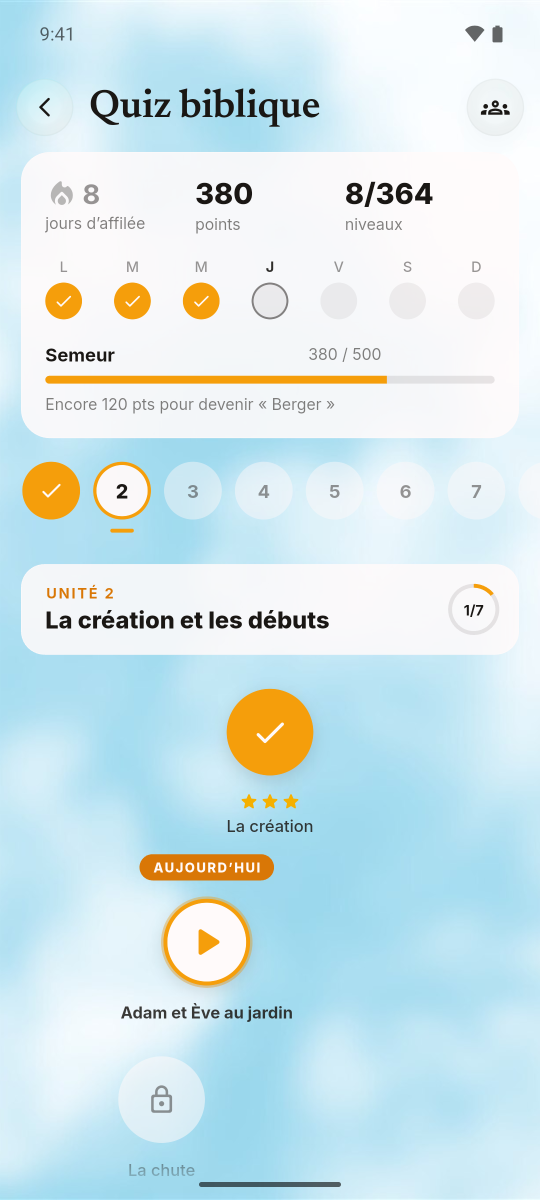
#> input picture videos/rise-presentation/assets/img/15_quiz_parcours.png, 1080 x 2400 px, found by its file name (shown at 1/2 size)
$ python retext.py ../assets/img/15_quiz_parcours.png
#> lines starting #> are read from the running program, lines starting #| are printed output that depends on the picture; after the words box and inside, x2 and y2 are one past the last pixel; in counts of white or black regions, pixels touching at a corner belong together
"""Hand-made English versions of the app screens whose text sits on flat UI (the quiz, a verse post).

The other English captures were translated with an AI image edit (see RISE_presentation/1_captures_clair_en);
these ones are re-typeset instead, which keeps every pixel that is not text. For each French line:
  1. the line's box is erased by solving Laplace's equation from the pixels around it (right for flat
     fills, gradients and the blurred sky of the quiz path alike);
  2. the French is re-rendered in the app's own fonts (Inter, and Newsreader for titles and verses) and
     its size fitted to the original ink, which also fixes where the line's box sits;
  3. the English is set in the same style, in the same box (same baseline, same left edge or centre).
Chromium does the typesetting (tools/retext_render.mjs), so kerning, letter-spacing and wrapping are real.
A badge (pill) behind a line is redrawn to fit the new text, and a glyph that follows a line (a chevron)
moves with its end. Verses are the KJV (public domain).

Usage: python3 tools/retext.py [--review DIR]  -> RISE_presentation/1_captures_clair_en/{15,17,18}_*.png
                                                 and .../extraits/{post_verset,answer_1}.png
With --review, DIR gets an original | French re-rendered | English strip per image (the middle one must
look like the first: that checks the font, the size and the position).
"""
import json
import subprocess
import sys
import tempfile
from pathlib import Path

import numpy as np
from PIL import Image
from scipy.sparse import diags, identity, kron
from scipy.sparse.linalg import splu

ROOT = Path(__file__).resolve().parents[1]
SRC = ROOT.parent.parent / "RISE_presentation"
CAP = SRC / "1_captures_clair"
OUT = SRC / "1_captures_clair_en"
UI = ROOT / "assets" / "ui"  # the pieces cut from the clips' frames (prepare_assets.py)
FS = ROOT / "node_modules" / "@fontsource"
FONTS = ([{"family": "Inter", "weight": w, "style": "normal", "file": str(FS / f"inter/files/inter-latin-{w}-normal.woff2")}
          for w in range(100, 1000, 100)] +
         [{"family": "Newsreader", "weight": w, "style": s, "file": str(FS / f"newsreader/files/newsreader-latin-{w}-{s}.woff2")}
          for w in range(200, 900, 100) for s in ("normal", "italic")])

# ---------- what is replaced: the French line's box (only that line in it), the two texts, the style ----------
# sizes are first guesses (the fit sets them); lh is the line height in px, width the wrapping width
Q = dict(font="Inter", weight=700, size=54, lh=80, width=976)
ANS = dict(font="Inter", weight=600, size=37)
QUESTION = [
    dict(box=(40, 318, 420, 372), fr="QUESTION 1 SUR 5", en="QUESTION 1 OF 5", font="Inter", weight=700, size=27, ls=0.12),
    dict(box=(40, 390, 1040, 552), fr="De quoi l’Éternel Dieu forma-t-il\nl’homme ?", en="What did the LORD God use to form man?", **Q),
    dict(box=(80, 662, 900, 735), fr="De la poussière de la terre", en="The dust of the ground", **ANS),
    dict(box=(80, 835, 900, 905), fr="De l’argile d’un fleuve", en="Clay from a river", **ANS),
    dict(box=(80, 1005, 900, 1085), fr="D’une côte", en="A rib", **ANS),
    dict(box=(80, 1180, 900, 1255), fr="D’un rocher", en="A rock", **ANS),
]
DAYS = [(127, "L", "M"), (265, "M", "T"), (402, "M", "W"), (540, "J", "T"), (677, "V", "F"), (952, "D", "S")]  # S stays S
SPECS = {
    "15_quiz_parcours": (CAP / "15_quiz_parcours.png", OUT / "15_quiz_parcours.png", [
        dict(box=(160, 160, 700, 278), fr="Quiz biblique", en="Bible Quiz", font="Newsreader", weight=600, size=80),
        # the stats card (the hook's quiz card)
        dict(box=(80, 418, 330, 474), fr="jours d’affilée", en="day streak", font="Inter", weight=400, size=32),
        dict(box=(680, 418, 900, 474), fr="niveaux", en="levels", font="Inter", weight=400, size=32),
        *[dict(box=(x - 34, 510, x + 34, 560), fr=fr, en=en, font="Inter", weight=700 if fr == "J" else 500, size=31,
               align="center", cw=200, fit="h") for x, fr, en in DAYS],
        dict(box=(80, 685, 330, 742), fr="Semeur", en="Sower", font="Inter", weight=700, size=37),
        dict(box=(80, 782, 760, 840), fr="Encore 120 pts pour devenir « Berger »", en="120 more pts to become “Shepherd”",
             font="Inter", weight=400, size=32),
        # the unit card
        dict(box=(84, 1160, 330, 1209), fr="UNITÉ 2", en="UNIT 2", font="Inter", weight=700, size=28, ls=0.12),
        dict(box=(80, 1212, 720, 1278), fr="La création et les débuts", en="Creation and beginnings", font="Inter", weight=700, size=44),
        # the path, on the sky
        dict(box=(430, 1628, 650, 1680), fr="La création", en="Creation", font="Inter", weight=500, size=34, align="center", cw=600),
        dict(box=(272, 1703, 555, 1767), measure=(293, 1714, 534, 1755), pill=(279, 1708, 548, 1761),
             fr="AUJOURD’HUI", en="TODAY", font="Inter", weight=700, size=28, ls=0.12, align="center", cw=600),
        dict(box=(225, 1996, 605, 2055), fr="Adam et Ève au jardin", en="Adam and Eve in the garden", font="Inter", weight=700,
             size=34, align="center", cw=800),
        dict(box=(236, 2316, 398, 2361), fr="La chute", en="The Fall", font="Inter", weight=500, size=34, align="center", cw=600),
    ]),
    "17_quiz_question": (CAP / "17_quiz_question.png", OUT / "17_quiz_question.png", QUESTION + [
        dict(box=(300, 2200, 780, 2280), fr="Valider", en="Check", font="Inter", weight=600, size=37, align="center"),
    ]),
    # the same question, the first answer now green, and the "Exact !" sheet
    "18_quiz_reponse": (CAP / "18_quiz_reponse.png", OUT / "18_quiz_reponse.png", QUESTION + [
        dict(box=(130, 1745, 700, 1825), fr="Exact !", en="Correct!", font="Inter", weight=700, size=50),
        dict(box=(40, 1868, 1040, 2050),
             fr="Formé de la poussière, l’homme ne devint un être\nvivant que lorsque Dieu souffla dans ses narines un\nsouffle de vie.",
             en="Formed from the dust, man became a living soul only when God breathed into his nostrils the breath of life.",
             font="Inter", weight=400, size=37, lh=58, width=976),
        dict(box=(100, 2068, 430, 2120), fr="Genèse 2:7 · LSG", en="Genesis 2:7 · KJV", font="Inter", weight=600, size=32,
             follow=(403, 2080, 422, 2110)),
        dict(box=(300, 2200, 780, 2280), fr="Continuer", en="Continue", font="Inter", weight=600, size=37, align="center"),
    ]),
    # David's post in the feed clip (a video frame): his verse of the week
    "post_verset": (UI / "post_verset.png", OUT / "extraits" / "post_verset.png", [
        dict(box=(120, 88, 800, 146), fr="Le verset qui me porte cette semaine.", en="The verse carrying me this week.",
             font="Inter", weight=400, size=39),
        dict(box=(185, 188, 470, 234), fr="Ésaïe 40:31 — LSG", en="Isaiah 40:31 — KJV", font="Inter", weight=600, size=26,
             color="rgb(217,119,6)"),  # the app's amber, as on the unit card (the video frame dulls it)
        dict(box=(185, 240, 1000, 490),
             fr="« Mais ceux qui se confient en l’Éternel\nrenouvellent leur force. Ils prennent le vol comme\n"
                "les aigles ; ils courent, et ne se lassent point, ils\nmarchent, et ne se fatiguent point. »",
             en="“But they that wait upon the LORD shall renew their strength; they shall mount up with wings as eagles; "
                "they shall run, and not be weary; and they shall walk, and not faint.”",
             font="Newsreader", weight=400, size=36, italic=True, lh=60, width=790),
    ]),
    # the first answer of the quiz clip, not yet chosen
    "answer_1": (UI / "answer_1.png", OUT / "extraits" / "answer_1.png", [
        dict(box=(30, 40, 850, 112), fr="De la poussière de la terre", en="The dust of the ground", **ANS),
    ]),
}


def harmonic_fill(a, box):
    """a: float HxWx3. The inside of box (x0, y0, x1, y1) solved from Laplace's equation, the pixels just
    outside the box being the boundary values."""
    x0, y0, x1, y1 = box
    h, w = y1 - y0, x1 - x0
    T = lambda n: diags([-np.ones(n - 1), 2 * np.ones(n), -np.ones(n - 1)], [-1, 0, 1])
    A = (kron(identity(h), T(w)) + kron(T(h), identity(w))).tocsc()
    B = np.zeros((h, w, 3))
    B[0] += a[y0 - 1, x0:x1]
    B[-1] += a[y1, x0:x1]
    B[:, 0] += a[y0:y1, x0 - 1]
    B[:, -1] += a[y0:y1, x1]
    out = a.copy()
    out[y0:y1, x0:x1] = splu(A).solve(B.reshape(-1, 3)).reshape(h, w, 3)
    return out


def ink(a, bg, box, frac=0.3):
    """The text in box against its background: (bbox of coverage > frac, text colour, coverage map)."""
    x0, y0, x1, y1 = box
    d = np.abs(a[y0:y1, x0:x1] - bg[y0:y1, x0:x1]).sum(axis=2)
    cov = d / (d.max() or 1)
    ys, xs = np.where(cov > frac)
    color = np.median(a[y0:y1, x0:x1][cov > 0.85], axis=0)
    return (x0 + xs.min(), y0 + ys.min(), x0 + xs.max() + 1, y0 + ys.max() + 1), color, cov


def render(jobs):
    with tempfile.NamedTemporaryFile("w", suffix=".json", delete=False) as f:
        json.dump(jobs, f)
    subprocess.run(["node", str(ROOT / "tools" / "retext_render.mjs"), f.name], check=True)
    Path(f.name).unlink()


def css(it, left, top):
    s = (f"left:{left:.2f}px;top:{top:.2f}px;font-family:{it['font']};font-weight:{it['weight']};font-size:{it['size']:.3f}px;"
         f"color:{it['rgb']};letter-spacing:{it.get('ls', 0)}em;font-style:{'italic' if it.get('italic') else 'normal'};"
         f"line-height:{it.get('lh', it['size'] * 1.3):.3f}px;")
    if it.get("width"):
        s += f"width:{it['width']}px;"
    if it.get("align") == "center":
        s += f"width:{it['cw']}px;text-align:center;"
    return s


def esc(t):
    return t.replace("&", "&amp;").replace("<", "&lt;").replace(">", "&gt;")


def alone(it, text, work, L0=40.0, T0=40.0):
    """Ink bbox of `text` set alone at (L0, T0) with the item's style, and its alpha."""
    W = int(max(it["ink"][2] - it["ink"][0], it.get("width") or 0, it.get("cw", 0), 1000) + 2 * L0 + 200)
    H = int((it["ink"][3] - it["ink"][1]) + 2 * T0 + it["size"] * 4)
    out = str(work / "alone.png")
    render([{"out": out, "width": W, "height": H, "background": None, "fonts": FONTS,
             "items": [{"html": esc(text), "style": css(it, L0, T0)}]}])
    al = np.asarray(Image.open(out))[:, :, 3] / 255.0
    ys, xs = np.where(al > 0.3)
    return (xs.min(), ys.min(), xs.max() + 1, ys.max() + 1), al


def line_tops(mask):
    rows = np.where(mask.any(axis=1))[0]
    return [rows[0]] + [b for a, b in zip(rows[:-1], rows[1:]) if b - a > 6]


def calibrate(it, cov, work, L0=40.0, T0=40.0):
    """Fit the size (then the line height) so the re-rendered French covers the original's ink; place the box."""
    ox0, oy0, ox1, oy1 = it["ink"]
    for _ in range(5):
        (rx0, ry0, rx1, ry1), al = alone(it, it["fr"], work, L0, T0)
        it["ratio_w"], it["ratio_h"] = (ox1 - ox0) / (rx1 - rx0), (oy1 - oy0) / (ry1 - ry0)
        ratio = it["ratio_h"] if it.get("fit") == "h" else it["ratio_w"]
        if abs(ratio - 1) < 0.002:
            break
        it["size"] *= ratio
    if "\n" in it["fr"]:
        for _ in range(3):
            o, r = line_tops(cov > 0.3), line_tops(al > 0.3)
            n = min(len(o), len(r))
            err = ((o[n - 1] - o[0]) - (r[n - 1] - r[0])) / (n - 1)
            if abs(err) < 0.3:
                break
            it["lh"] += err
            (rx0, ry0, rx1, ry1), al = alone(it, it["fr"], work, L0, T0)
    it["left"] = L0 + (((ox0 + ox1) - (rx0 + rx1)) / 2 if it.get("align") == "center" else ox0 - rx0)
    it["top"] = T0 + (oy0 - ry0)


def retext(name, review=None):
#> called with name = '15_quiz_parcours'
    src_path, out_path, spec = SPECS[name]
    src = Image.open(src_path).convert("RGB")
    a = np.asarray(src).astype(float)
    bg = a.copy()
    items = []
    with tempfile.TemporaryDirectory() as tmp:
        work = Path(tmp)
        for it in spec:
            it = dict(it)
            box = it["box"]
            filled = harmonic_fill(a, box)
#> in harmonic_fill, `B[0] += a[y0 - 1, x0:x1]`:
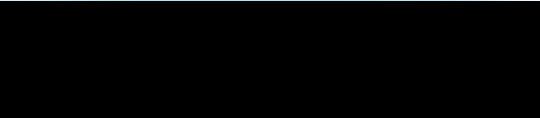
#> B: shape (118, 540, 3) float64; mean R, G, B 1.6, 2, 2.1
#> in harmonic_fill, `B[-1] += a[y1, x0:x1]`:
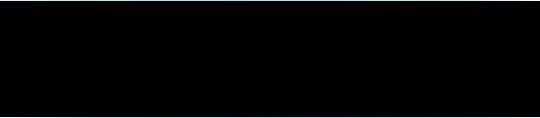
#> B: shape (118, 540, 3) float64; 0.85% of pixels changed, all inside (x1, y1, x2, y2) = (0, 117, 540, 118)
#> in harmonic_fill, `B[:, 0] += a[y0:y1, x0 - 1]`:
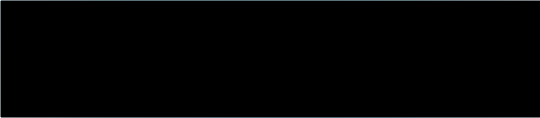
#> B: shape (118, 540, 3) float64; 0.19% of pixels changed, all inside (x1, y1, x2, y2) = (0, 0, 1, 118); drawn with min black and max white
#> in harmonic_fill, `B[:, -1] += a[y0:y1, x1]`:
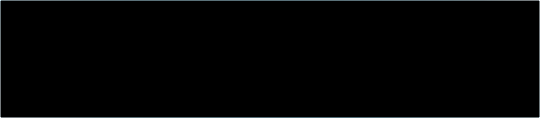
#> B: shape (118, 540, 3) float64; 0.19% of pixels changed, all inside (x1, y1, x2, y2) = (539, 0, 540, 118); drawn with min black and max white
            if it.get("follow"):
                mbox, mbg = (box[0], box[1], it["follow"][0] - 2, box[3]), filled
            elif it.get("measure"):
                mbox = it["measure"]
                mbg = harmonic_fill(a, mbox)
            else:
                mbox, mbg = box, filled
#> mbox = (160, 160, 700, 278)
            it["ink"], color, cov = ink(a, mbg, mbox)
#> in ink, `x0, y0, x1, y1 = box`: x0 = 160; x1 = 700; y1 = 278
#> in ink, `d = np.abs(a[y0:y1, x0:x1] - bg[y0:y1, x0:x1]).sum(axis=2)`:
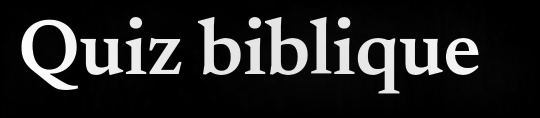
#> d: shape (118, 540) float64; min 0.024, max 638.1, mean 92.4; drawn with min black and max white
#> in ink, `ys, xs = np.where(cov > frac)`: ys = 9823 values from 17 to 93; xs = 9823 values, max 478 at index 4909, min 21 at index 2882, mean 246
#> in ink, `color = np.median(a[y0:y1, x0:x1][cov > 0.85], axis=0)`: color = [26, 23, 20]
#> color = [26, 23, 20]
            it["rgb"] = it.get("color") or "rgb({},{},{})".format(*np.round(color).astype(int))
            it.setdefault("cw", box[2] - box[0])
            bg[box[1]:box[3], box[0]:box[2]] = filled[box[1]:box[3], box[0]:box[2]]
            calibrate(it, cov, work)
#> in calibrate, `ox0, oy0, ox1, oy1 = it["ink"]`: ox0 = 181; oy0 = 177; ox1 = 639; oy1 = 254
#> in alone, `W = int(max(it["ink"][2] - it["ink"][0], it.get("width") or 0, it.get(..`: W = 1280
#> in alone, `H = int((it["ink"][3] - it["ink"][1]) + 2 * T0 + it["size"] * 4)`: H = 477
            if it.get("pill"):
                # the badge behind the line: redrawn around the new text, same padding, same colour
                px0, py0, px1, py1 = it["pill"]
                rgb = "rgb({},{},{})".format(*np.round(np.median(a[mbox[1]:mbox[3], mbox[0]:mbox[2]][cov < 0.03], axis=0)).astype(int))
                (ex0, _, ex1, _), _ = alone(it, it["en"], work)
                ex0, ex1 = it["left"] + ex0 - 40, it["left"] + ex1 - 40
                pill = lambda x0, x1: (f'<div style="position:absolute;left:{x0:.2f}px;top:{py0}px;width:{x1 - x0:.2f}px;'
                                       f'height:{py1 - py0}px;border-radius:{(py1 - py0) / 2}px;background:{rgb}"></div>')
                it["under_fr"] = pill(px0, px1)
                it["under_en"] = pill(ex0 - (it["ink"][0] - px0), ex1 + (px1 - it["ink"][2]))
            print(f"  {it['en'][:36]!r:40s} {it['font']} {it['weight']} {it['size']:.1f}px  fit w×{it['ratio_w']:.3f} h×{it['ratio_h']:.3f}")
            items.append(it)
        Image.fromarray(np.clip(bg, 0, 255).round().astype(np.uint8)).save(work / "bg.png")
        h, w = a.shape[:2]
        jobs = [{"out": str(work / f"{lang}.png"), "width": w, "height": h, "background": str(work / "bg.png"), "fonts": FONTS,
                 "items": [{"html": it[f"under_{lang}"], "style": ""} for it in items if it.get(f"under_{lang}")] +
                          [{"html": esc(it[lang]), "style": css(it, it["left"], it["top"])} for it in items]}
                for lang in ("fr", "en")]
        render(jobs)
        fr = np.asarray(Image.open(work / "fr.png").convert("RGB")).astype(float)
        en = np.asarray(Image.open(work / "en.png").convert("RGB")).astype(float)
    # a glyph that follows a line (the chevron after a link) keeps its gap to the line's new end
    for it in items:
        if it.get("follow"):
            gx0, gy0, gx1, gy1 = it["follow"]
            x0, y0, x1, y1 = it["box"]
            right = lambda img, x1: x0 + np.where((ink(img, bg, (x0, y0, x1, y1))[2] > 0.3).any(axis=0))[0].max() + 1
            nx = gx0 + right(en, x1) - right(a, gx0 - 2)
            en[gy0:gy1, nx:nx + gx1 - gx0] = a[gy0:gy1, gx0:gx1]
    out_path.parent.mkdir(parents=True, exist_ok=True)
    Image.fromarray(np.clip(en, 0, 255).round().astype(np.uint8)).save(out_path)
    worst = max(np.abs(fr - a)[it["box"][1]:it["box"][3], it["box"][0]:it["box"][2]].mean() for it in items if not it.get("follow"))
    print(f"{name}: {len(items)} lines -> {out_path.relative_to(SRC.parent)}  (French re-rendered vs original: worst mean diff {worst:.1f})")
    if review:
        strip = Image.new("RGB", (w * 3 + 40, h), "white")
        for i, im in enumerate((a, fr, en)):
            strip.paste(Image.fromarray(np.clip(im, 0, 255).round().astype(np.uint8)), (i * (w + 20), 0))
        strip.save(Path(review) / f"review_{name}.png")


if __name__ == "__main__":
    review = sys.argv[sys.argv.index("--review") + 1] if "--review" in sys.argv else None
    for name in SPECS:
#> (the run stopped early here; a loop or call above may not have finished)

$ run again, with videos/rise-presentation/assets/img/02_accueil.png copied over videos/rise-presentation/assets/img/15_quiz_parcours.png
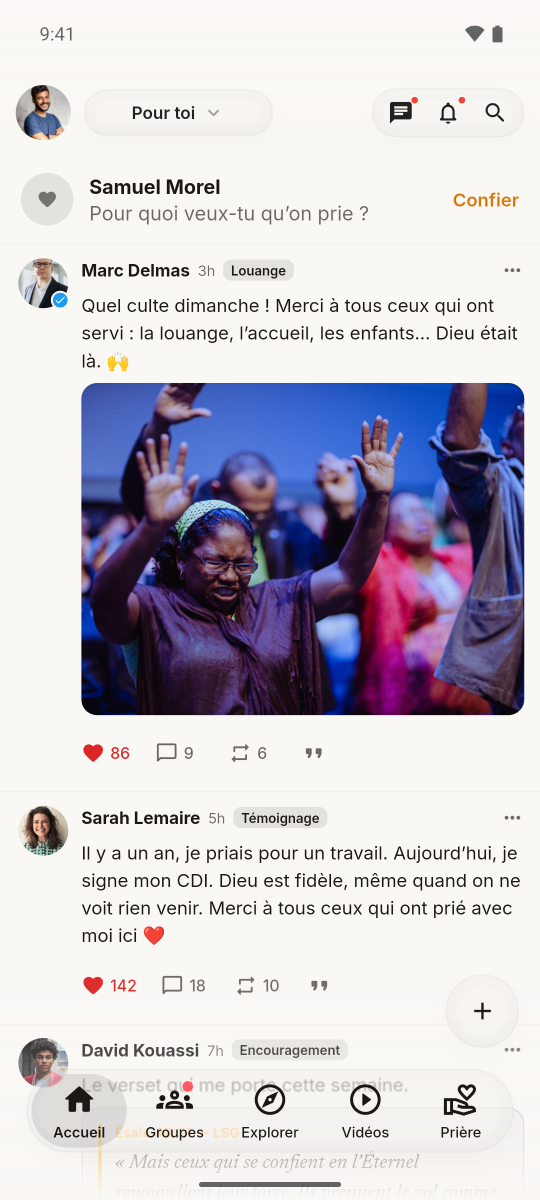
#> input picture videos/rise-presentation/assets/img/02_accueil.png, 1080 x 2400 px, found by its file name (shown at 1/2 size)
#> in harmonic_fill, `B[:, -1] += a[y0:y1, x1]`:
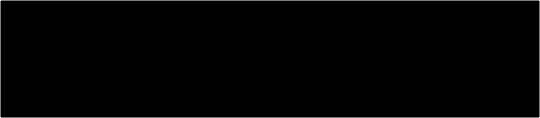
#> B: shape (118, 540, 3) float64; mean R, G, B 5.1, 5.1, 5; drawn with min black and max white
#> mbox = (160, 160, 700, 278)
#> x0 = 160; x1 = 700; y1 = 278
#> in ink, `d = np.abs(a[y0:y1, x0:x1] - bg[y0:y1, x0:x1]).sum(axis=2)`:
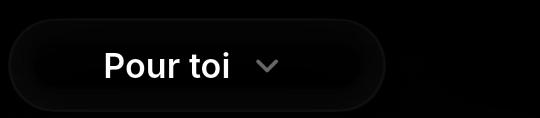
#> d: shape (118, 540) float64; min 0.0021, max 639.9, mean 17.6; drawn with min black and max white
#> ys = 1222 values from 52 to 77; xs = 1222 values, max 277 at index 315, min 106 at index 4, mean 171.5
#> in ink, `color = np.median(a[y0:y1, x0:x1][cov > 0.85], axis=0)`: color = [33, 33, 32]
#> ox0 = 266; oy0 = 212; ox1 = 438; oy1 = 238
#> W = 1280
#> H = 426

$ run again, with videos/rise-presentation/assets/img/04_publier.png copied over videos/rise-presentation/assets/img/15_quiz_parcours.png
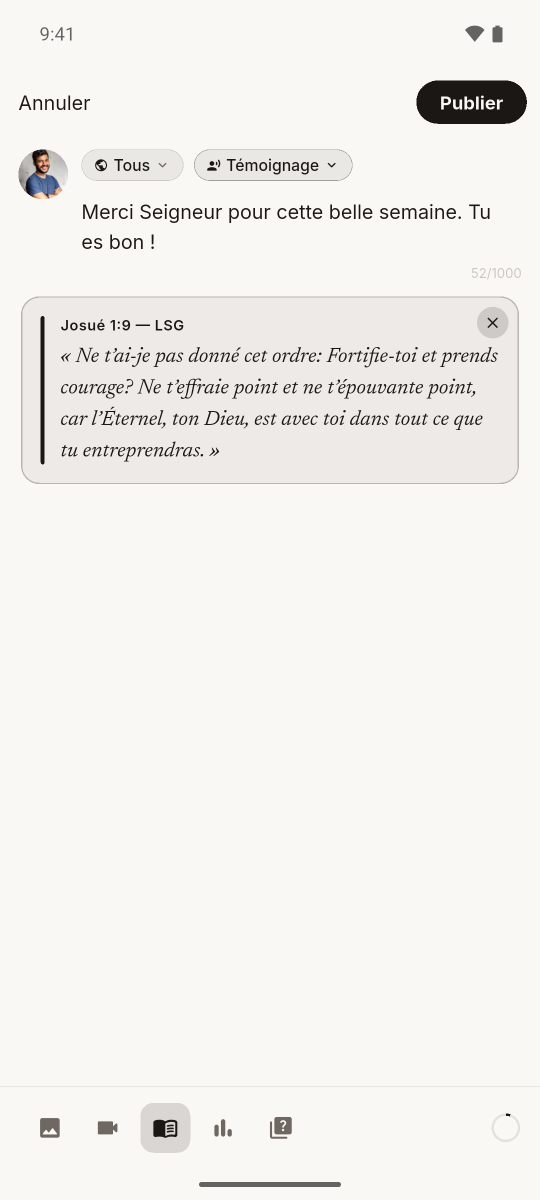
#> input picture videos/rise-presentation/assets/img/04_publier.png, 1080 x 2400 px, found by its file name (shown at 1/2 size)
#> in harmonic_fill, `B[:, -1] += a[y0:y1, x1]`:
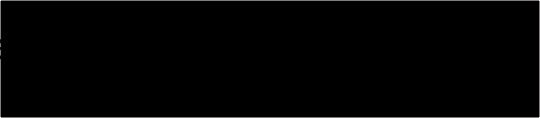
#> B: shape (118, 540, 3) float64; mean R, G, B 5.1, 5.1, 5; drawn with min black and max white
#> mbox = (160, 160, 700, 278)
#> x0 = 160; x1 = 700; y1 = 278
#> in ink, `d = np.abs(a[y0:y1, x0:x1] - bg[y0:y1, x0:x1]).sum(axis=2)`:
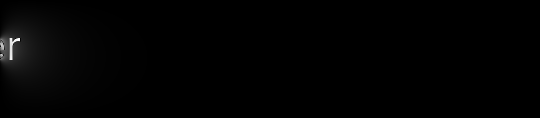
#> d: shape (118, 540) float64; min 1e-07, max 589.2, mean 5.3; drawn with min black and max white
#> ys = 234 values from 38 to 59; xs = 234 values, max 19 at index 10, min 0 at index 11, mean 7.17
#> in ink, `color = np.median(a[y0:y1, x0:x1][cov > 0.85], axis=0)`: color = [26, 23, 20]
#> ox0 = 160; oy0 = 198; ox1 = 180; oy1 = 220
#> W = 1280
#> H = 422
